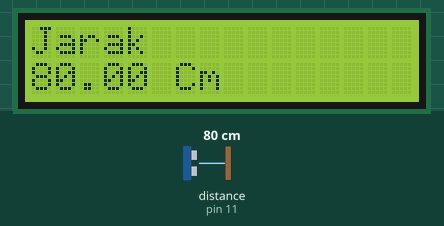
This sketch was run on a simulated Arduino Uno, built with avr-gcc and run on an emulated ATmega328P. Parts: 16×2 character LCD. Inputs (shaded band) come from the test bench; at power-on: distance to the obstacle (sensor on pin 11) 80 cm.

Above: at 2.6 s.
2.7 s: distance to the obstacle (sensor on pin 11) set to 2 cm
At 6.2 s:
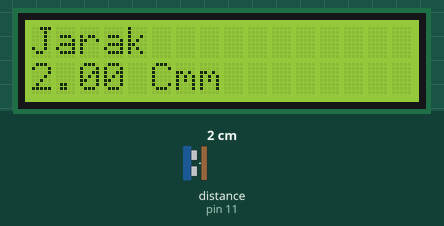
6.9 s: distance to the obstacle (sensor on pin 11) set to 4 cm
At 8.6 s:
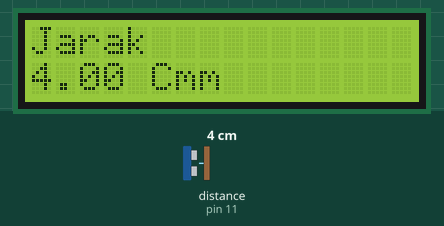
11.1 s: distance to the obstacle (sensor on pin 11) set to 9 cm
At 14.6 s:
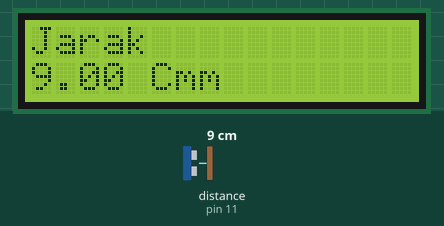
Timing chart, 0 to 16.1 s (numbered marks = the images above; inputs shaded):
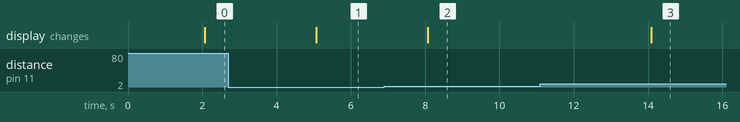

The sketch:

ultrasonic.ino
```cpp
#include <LiquidCrystal.h>
LiquidCrystal lcd(7,6,5,4,3,2);

#include <HCSR04.h>
UltraSonicDistanceSensor distanceSensor(10, 11);
float jarak;
void setup() {
  Serial.begin(9600);
  lcd.begin(16,2);
}

void loop() {
   delay(2000);
   jarak = distanceSensor.measureDistanceCm();
  lcd.setCursor(0,0);
   lcd.print("Jarak");
   lcd.setCursor(0,1);
   lcd.print(jarak);
   lcd.print(" Cm");
   delay(1000);
}
```

Measured:
- after the input at 2.7 s, the display: changes after 2.4 s (image 1)
- after the input at 6.9 s, the display: changes after 1.2 s (image 2)
- after the input at 11.1 s, the display: changes after 3.0 s (image 3)
